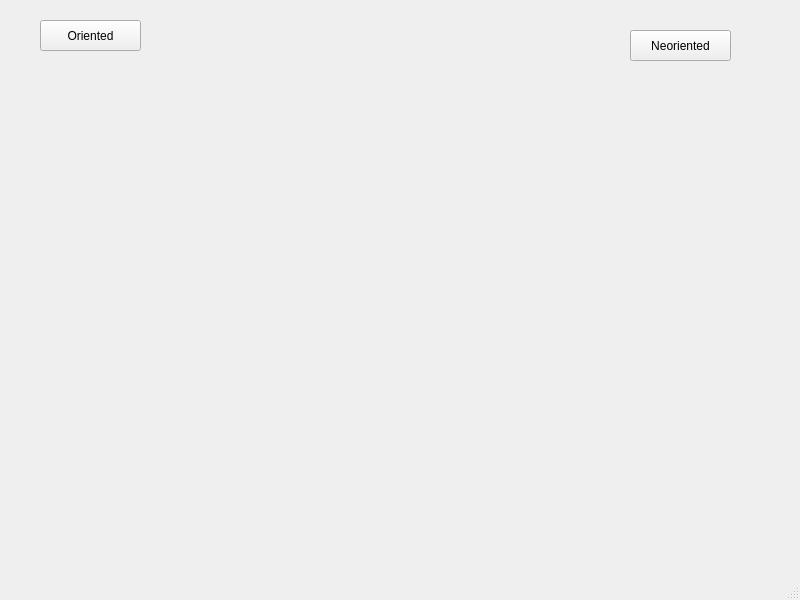
<?xml version="1.0" encoding="UTF-8"?>
<ui version="4.0">
 <class>MainWindow</class>
 <widget class="QMainWindow" name="MainWindow">
  <property name="geometry">
   <rect>
    <x>0</x>
    <y>0</y>
    <width>800</width>
    <height>600</height>
   </rect>
  </property>
  <property name="windowTitle">
   <string>MainWindow</string>
  </property>
  <widget class="QWidget" name="centralwidget">
   <widget class="QPushButton" name="btnOrientat">
    <property name="geometry">
     <rect>
      <x>40</x>
      <y>20</y>
      <width>101</width>
      <height>31</height>
     </rect>
    </property>
    <property name="text">
     <string>Oriented</string>
    </property>
    <property name="flat">
     <bool>false</bool>
    </property>
   </widget>
   <widget class="QPushButton" name="btnNeorientat">
    <property name="geometry">
     <rect>
      <x>630</x>
      <y>30</y>
      <width>101</width>
      <height>31</height>
     </rect>
    </property>
    <property name="text">
     <string>Neoriented</string>
    </property>
   </widget>
   <widget class="QLabel" name="label">
    <property name="geometry">
     <rect>
      <x>0</x>
      <y>500</y>
      <width>131</width>
      <height>61</height>
     </rect>
    </property>
    <property name="text">
     <string/>
    </property>
   </widget>
  </widget>
  <widget class="QMenuBar" name="menubar">
   <property name="geometry">
    <rect>
     <x>0</x>
     <y>0</y>
     <width>800</width>
     <height>25</height>
    </rect>
   </property>
  </widget>
  <widget class="QStatusBar" name="statusbar"/>
 </widget>
 <resources/>
 <connections/>
</ui>
